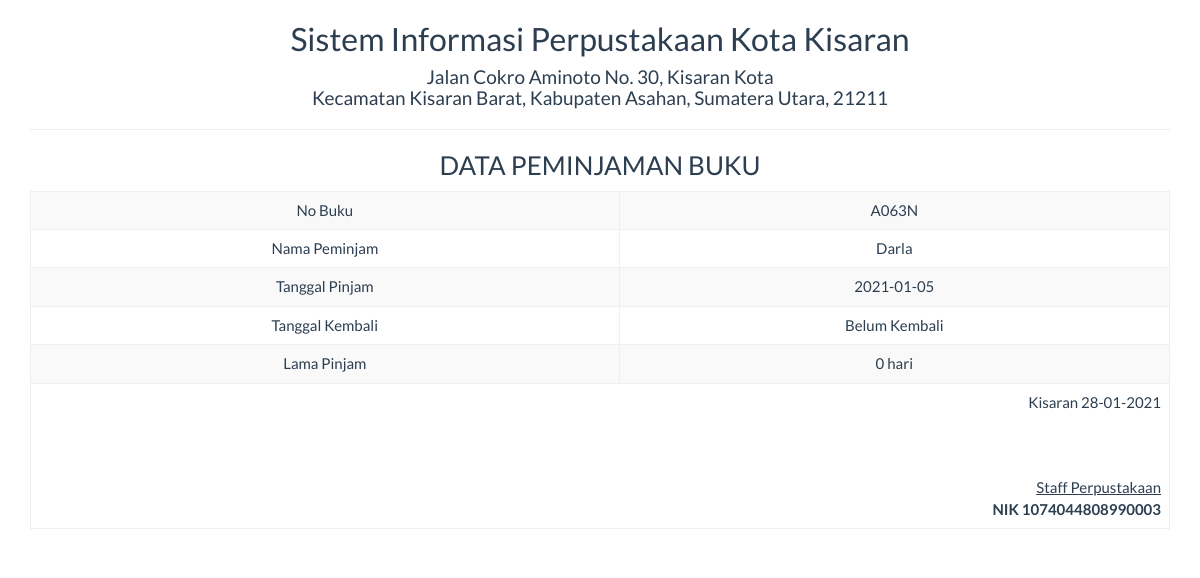
Page /report/peminjaman_satu.php?id=2 on the committed database.
### tables this page shows
CREATE TABLE `peminjaman` (
  `no_buku` varchar(50) NOT NULL,
  `peminjam` varchar(50) NOT NULL,
  `tgl_pinjam` varchar(25) NOT NULL,
  `tgl_kembali` varchar(25) NOT NULL,
  `lama_pinjam` int(5) NOT NULL,
  `keterangan` varchar(100) NOT NULL,
  `id` int(5) NOT NULL
);

### report/peminjaman_satu.php (the view, shortened to what this page needs)
<!DOCTYPE html>
<html>
    <head>
        <link href="../Assets/css/bootstrap.min.css" rel="stylesheet" type="text/css"/>
    </head>
    <body onload="print()">
        <?php
        include '../config/koneksi.php';
        $sql = "SELECT * FROM peminjaman WHERE id='" . $_GET ['id'] . "'";
        $query = mysqli_query($koneksi, $sql) or die("SQL Detail error");
        $data = mysqli_fetch_array($query);
        ?>
        <div class="container">
            <div class='row'>
                <div class="col-sm-12">
                    <div class="text-center">
                        <h2>Sistem Informasi Perpustakaan Kota Kisaran </h2>
                        <h4>Jalan Cokro Aminoto No. 30, Kisaran Kota <br> Kecamatan Kisaran Barat, Kabupaten Asahan, Sumatera Utara, 21211</h4>
                        <hr>
                        <h3>DATA PEMINJAMAN BUKU</h3>
                        <table class="table table-bordered table-striped table-hover">
                            <tbody>
								<tr>
                                    <td>No Buku</td> <td><?= $data['no_buku'] ?></td>
                                </tr>
                                <tr>
                                    <td>Nama Peminjam</td> <td><?= $data['peminjam'] ?></td>
                                </tr>
                                <tr>
                                    <td>Tanggal Pinjam</td> <td><?= $data['tgl_pinjam'] ?></td>
                                </tr>
                                <tr>
                                    <td>Tanggal Kembali</td> <td><?= $data['tgl_kembali'] ?></td>
                                </tr>
								<tr>
                                    <td>Lama Pinjam</td> <td><?= $data['lama_pinjam'] ?> hari</td>
                                </tr>
                            </tbody>
                            <tfoot>
                                <tr>
                                    <td colspan="2" class="text-right">
                                        Kisaran  <?= date("d-m-Y") ?>
                                        <br><br><br><br>
                                        <u>Staff Perpustakaan<strong></u><br>
                                        NIK 1074044808990003
									</td>
								</tr>
							</tfoot>
                        </table>
                    </div>
                </div>
            </div>
    </body>
</html>

### rows in the picture
peminjaman: no_buku "A063N", peminjam "Darla", tgl_pinjam "2021-01-05", tgl_kembali "Belum Kembali", lama_pinjam "0"
